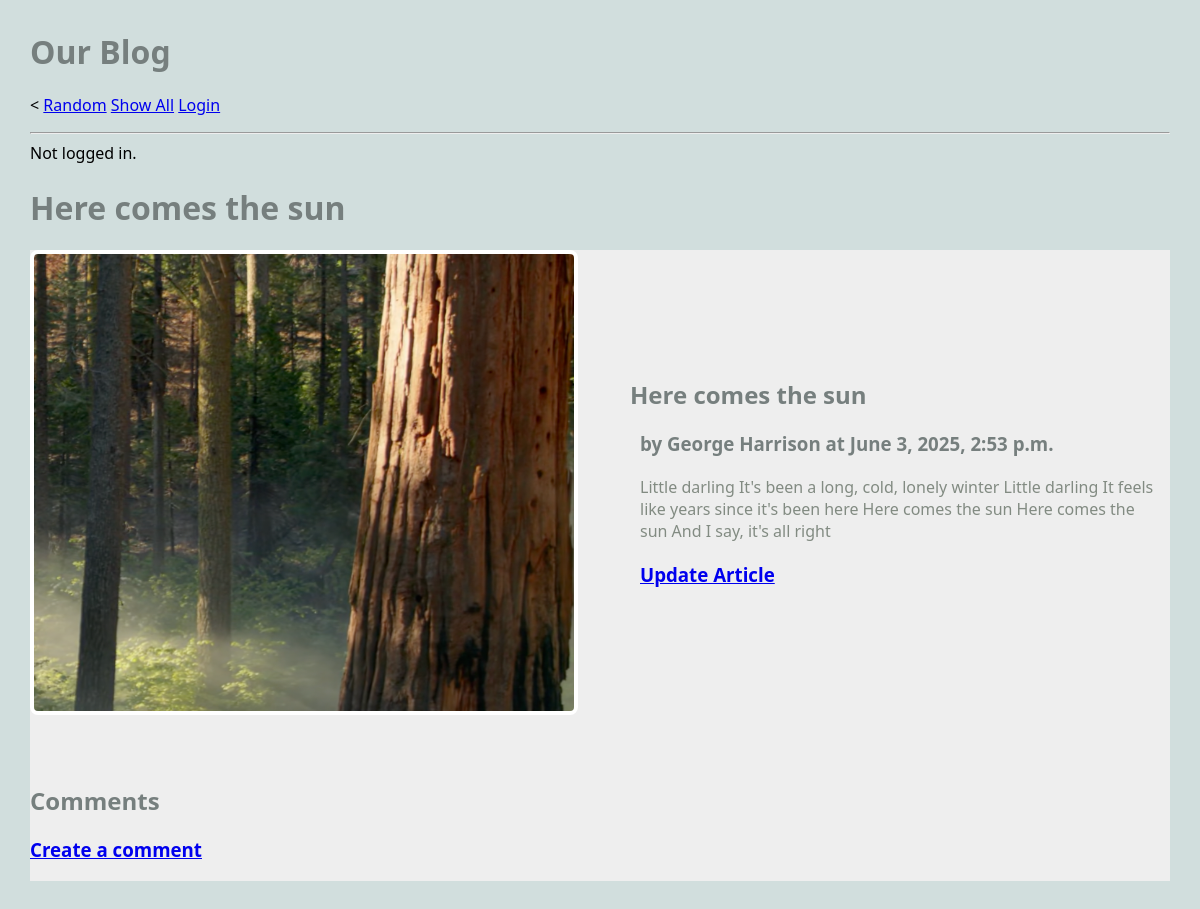
Before: /blog/article/5 with the older database file.
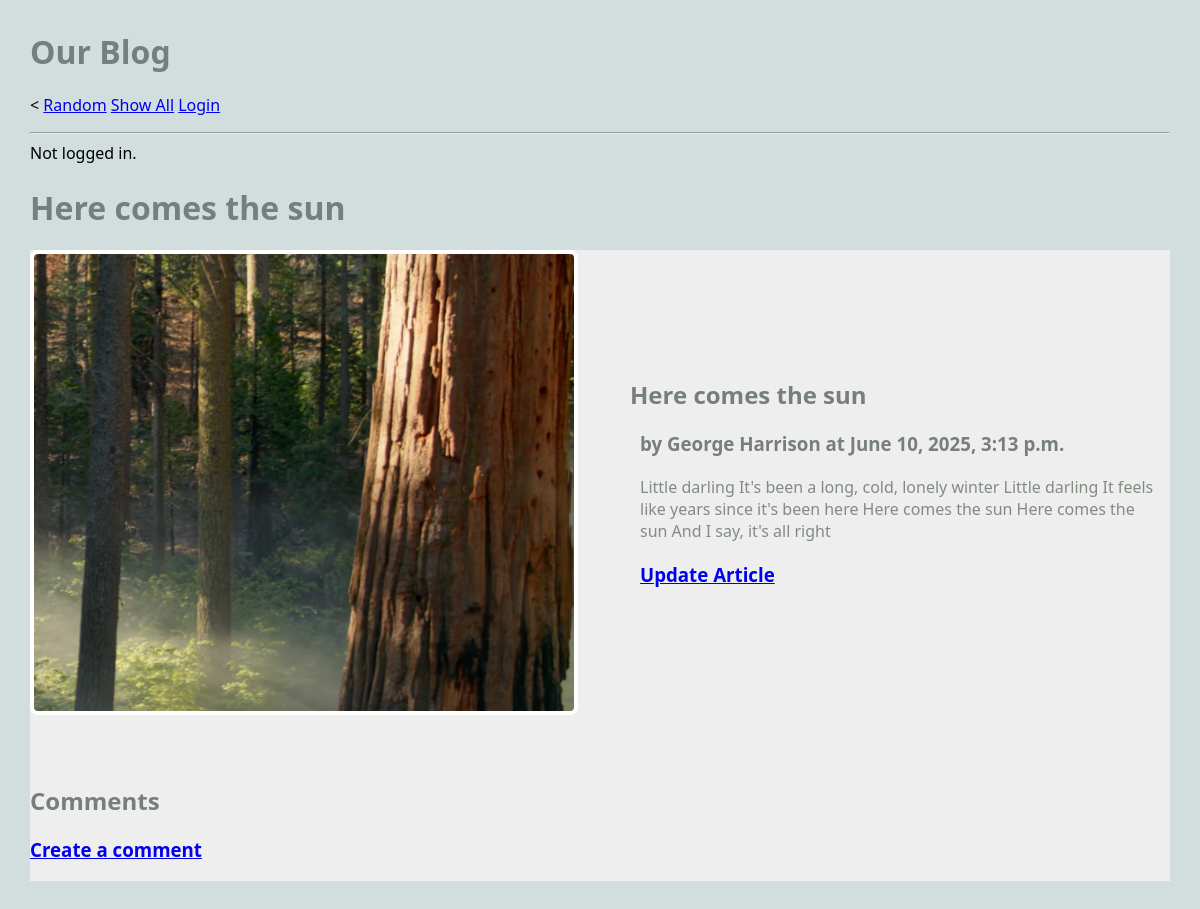
After: the same page with the newer database file.
### blog/models.py (models this page shows, shortened)
class Article(models.Model):
    title = models.TextField(blank=True)
    author = models.TextField(blank=True)
    text = models.TextField(blank=True)
    published = models.DateTimeField(auto_now=True)
    image_file = models.ImageField(blank=True) # an actual image
    user = models.ForeignKey(User, on_delete=models.CASCADE) ## NEW
    def get_all_comments(self):
        comments = Comment.objects.filter(article=self)
        return comments

### blog/views.py (the view)
# urls.py: path('article/<int:pk>', ArticleView.as_view(), name="article"),
class ArticleView(DetailView):
    model = Article
    template_name = "blog/article.html"
    context_object_name = "article"

### blog/templates/blog/article.html (shortened to what this page needs)
{% extends 'blog/base.html' %}
{% block content %}
<h1>{{article.title}}</h1>
<main class="grid-container">
    <article class="featured">
        {% if article.image_file %}
        <img src="{{article.image_file.url}}" alt="">
        {% else %}
        <h3>No Image</h3>
        {% endif %}
        <div>
            <h2>{{article.title}}</h2>
            <h3>by {{article.author}} at {{article.published}}</h3>
            <p>
                {{article.text}}
            </p>
            <h3>
                <a href="{% url 'update_article' article.pk %}"> Update Article</a>
            </h3>
        </div>
    </article>
    <div>
        <h2>Comments</h2>
        <h3>
            <a href="{% url 'create_comment' article.pk %}">Create a comment</a>
        </h3>
    </div>
</main>
{% endblock %}

### blog/templates/blog/base.html (shortened to what this page needs)
{% load static %}
<html>
    <head>
        <link rel="stylesheet" href="{% static 'styles-blog.css' %}">
    </head>
    <body>
        <head>
            <h1>Our Blog</h1>
            <nav>
                <ul>
					<
                    <li><a href="{% url 'random' %}">Random</a></li>
                    <li><a href="{% url 'show_all' %}">Show All</a></li>
                    {% if request.user.is_authenticated %}
                    <li><a href="{% url 'create_article' %}">Create</a></li>
                    <li><a href="{% url 'logout' %}">Logout</a></li>
                    {% else %}
                    <li><a href="{% url 'login' %}">Login</a></li>
                    {% endif %}
                </ul>
                <hr>
                {% if request.user.is_authenticated %}
                Logged in as: {{request.user}}
                {% else %}
                Not logged in.
                {% endif %}
            </nav>
        </head>
        {% block content %}
        {% endblock %}
    </body>
</html>

### static/styles-blog.css (style rules this page uses)
body { margin: 30px; background: #d1dedd; font-family:'Segoe UI', Tahoma, Geneva, Verdana, sans-serif; }
ul, li { padding: 0px; list-style-type: none; }
h1, h2, h3 { color: #767f7e; }
p { color: #828b82; }
.grid-container { background: #eee; max-width: 900px; display: grid; grid-template-columns: repeat(3, 1fr); grid-gap: 10px; max-width: 1200px; margin: 20px auto; }
article.featured { grid-column: span 3; display: grid; gap: 60px; grid-template-columns: 1fr 1fr; align-items: center; border-bottom: 1px #bbc7c7; padding-bottom: 40px; }
article img, article.featured img { width: 100%; border: 4px solid #fff; border-radius: 8px; }
article p, article h3 { margin: 20px 10px; }
nav li { display: inline; }

Changed rows visible on the page:
changed Article "Here comes the sun": published "June 3, 2025, 2:53 p.m." → "June 10, 2025, 3:13 p.m."
